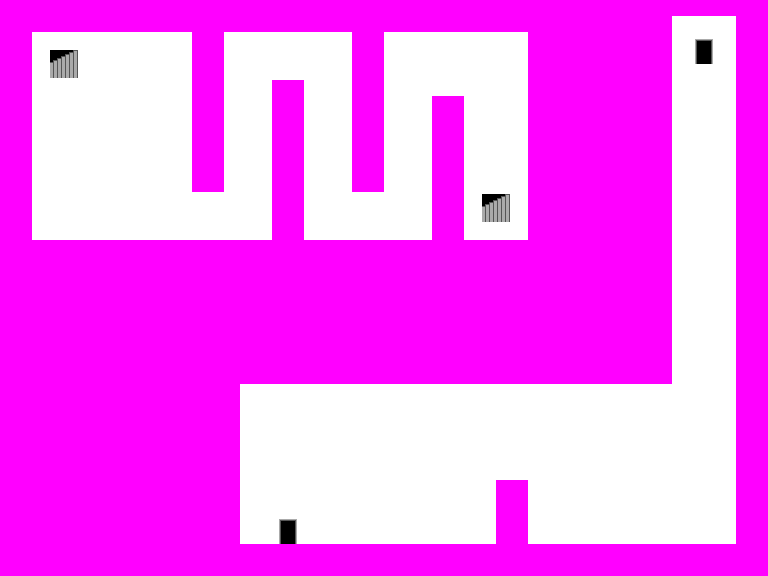

Tiled map render using the project's own tile images. Description and the whole map definition, tile-layer contents included, below:
An orthogonal 48x36 tile map with 16x16 px tiles, 1 tile layer (Tile Layer 1).

<map version="1.0" tiledversion="1.0.3" orientation="orthogonal" renderorder="right-down" width="48" height="36" tilewidth="16" tileheight="16" nextobjectid="1">
 <tileset firstgid="1" source="topdownplatform.tsx" />
 <layer name="Tile Layer 1" width="48" height="36">
  <data encoding="csv">
21,21,21,21,21,21,21,21,21,21,21,21,21,21,21,21,21,21,21,21,21,21,21,21,21,21,21,21,21,21,21,21,21,21,21,21,21,21,21,21,21,21,21,21,21,21,21,21,
21,21,21,21,21,21,21,21,21,21,21,21,21,21,21,21,21,21,21,21,21,21,21,21,21,21,21,21,21,21,21,21,21,21,21,21,21,21,21,21,21,21,1,1,1,1,21,21,
21,21,1,1,1,1,1,1,1,1,1,1,21,21,1,1,1,1,1,1,1,1,21,21,1,1,1,1,1,1,1,1,1,21,21,21,21,21,21,21,21,21,1,17,18,1,21,21,
21,21,1,4,5,1,1,1,1,1,1,1,21,21,1,1,1,1,1,1,1,1,21,21,1,1,1,1,1,1,1,1,1,21,21,21,21,21,21,21,21,21,1,22,23,1,21,21,
21,21,1,9,10,1,1,1,1,1,1,1,21,21,1,1,1,1,1,1,1,1,21,21,1,1,1,1,1,1,1,1,1,21,21,21,21,21,21,21,21,21,1,1,1,1,21,21,
21,21,1,1,1,1,1,1,1,1,1,1,21,21,1,1,1,21,21,1,1,1,21,21,1,1,1,1,1,1,1,1,1,21,21,21,21,21,21,21,21,21,1,1,1,1,21,21,
21,21,1,1,1,1,1,1,1,1,1,1,21,21,1,1,1,21,21,1,1,1,21,21,1,1,1,21,21,1,1,1,1,21,21,21,21,21,21,21,21,21,1,1,1,1,21,21,
21,21,1,1,1,1,1,1,1,1,1,1,21,21,1,1,1,21,21,1,1,1,21,21,1,1,1,21,21,1,1,1,1,21,21,21,21,21,21,21,21,21,1,1,1,1,21,21,
21,21,1,1,1,1,1,1,1,1,1,1,21,21,1,1,1,21,21,1,1,1,21,21,1,1,1,21,21,1,1,1,1,21,21,21,21,21,21,21,21,21,1,1,1,1,21,21,
21,21,1,1,1,1,1,1,1,1,1,1,21,21,1,1,1,21,21,1,1,1,21,21,1,1,1,21,21,1,1,1,1,21,21,21,21,21,21,21,21,21,1,1,1,1,21,21,
21,21,1,1,1,1,1,1,1,1,1,1,21,21,1,1,1,21,21,1,1,1,21,21,1,1,1,21,21,1,1,1,1,21,21,21,21,21,21,21,21,21,1,1,1,1,21,21,
21,21,1,1,1,1,1,1,1,1,1,1,21,21,1,1,1,21,21,1,1,1,21,21,1,1,1,21,21,1,1,1,1,21,21,21,21,21,21,21,21,21,1,1,1,1,21,21,
21,21,1,1,1,1,1,1,1,1,1,1,1,1,1,1,1,21,21,1,1,1,1,1,1,1,1,21,21,1,4,5,1,21,21,21,21,21,21,21,21,21,1,1,1,1,21,21,
21,21,1,1,1,1,1,1,1,1,1,1,1,1,1,1,1,21,21,1,1,1,1,1,1,1,1,21,21,1,9,10,1,21,21,21,21,21,21,21,21,21,1,1,1,1,21,21,
21,21,1,1,1,1,1,1,1,1,1,1,1,1,1,1,1,21,21,1,1,1,1,1,1,1,1,21,21,1,1,1,1,21,21,21,21,21,21,21,21,21,1,1,1,1,21,21,
21,21,21,21,21,21,21,21,21,21,21,21,21,21,21,21,21,21,21,21,21,21,21,21,21,21,21,21,21,21,21,21,21,21,21,21,21,21,21,21,21,21,1,1,1,1,21,21,
21,21,21,21,21,21,21,21,21,21,21,21,21,21,21,21,21,21,21,21,21,21,21,21,21,21,21,21,21,21,21,21,21,21,21,21,21,21,21,21,21,21,1,1,1,1,21,21,
21,21,21,21,21,21,21,21,21,21,21,21,21,21,21,21,21,21,21,21,21,21,21,21,21,21,21,21,21,21,21,21,21,21,21,21,21,21,21,21,21,21,1,1,1,1,21,21,
21,21,21,21,21,21,21,21,21,21,21,21,21,21,21,21,21,21,21,21,21,21,21,21,21,21,21,21,21,21,21,21,21,21,21,21,21,21,21,21,21,21,1,1,1,1,21,21,
21,21,21,21,21,21,21,21,21,21,21,21,21,21,21,21,21,21,21,21,21,21,21,21,21,21,21,21,21,21,21,21,21,21,21,21,21,21,21,21,21,21,1,1,1,1,21,21,
21,21,21,21,21,21,21,21,21,21,21,21,21,21,21,21,21,21,21,21,21,21,21,21,21,21,21,21,21,21,21,21,21,21,21,21,21,21,21,21,21,21,1,1,1,1,21,21,
21,21,21,21,21,21,21,21,21,21,21,21,21,21,21,21,21,21,21,21,21,21,21,21,21,21,21,21,21,21,21,21,21,21,21,21,21,21,21,21,21,21,1,1,1,1,21,21,
21,21,21,21,21,21,21,21,21,21,21,21,21,21,21,21,21,21,21,21,21,21,21,21,21,21,21,21,21,21,21,21,21,21,21,21,21,21,21,21,21,21,1,1,1,1,21,21,
21,21,21,21,21,21,21,21,21,21,21,21,21,21,21,21,21,21,21,21,21,21,21,21,21,21,21,21,21,21,21,21,21,21,21,21,21,21,21,21,21,21,1,1,1,1,21,21,
21,21,21,21,21,21,21,21,21,21,21,21,21,21,21,1,1,1,1,1,1,1,1,1,1,1,1,1,1,1,1,1,1,1,1,1,1,1,1,1,1,1,1,1,1,1,21,21,
21,21,21,21,21,21,21,21,21,21,21,21,21,21,21,1,1,1,1,1,1,1,1,1,1,1,1,1,1,1,1,1,1,1,1,1,1,1,1,1,1,1,1,1,1,1,21,21,
21,21,21,21,21,21,21,21,21,21,21,21,21,21,21,1,1,1,1,1,1,1,1,1,1,1,1,1,1,1,1,1,1,1,1,1,1,1,1,1,1,1,1,1,1,1,21,21,
21,21,21,21,21,21,21,21,21,21,21,21,21,21,21,1,1,1,1,1,1,1,1,1,1,1,1,1,1,1,1,1,1,1,1,1,1,1,1,1,1,1,1,1,1,1,21,21,
21,21,21,21,21,21,21,21,21,21,21,21,21,21,21,1,1,1,1,1,1,1,1,1,1,1,1,1,1,1,1,1,1,1,1,1,1,1,1,1,1,1,1,1,1,1,21,21,
21,21,21,21,21,21,21,21,21,21,21,21,21,21,21,1,1,1,1,1,1,1,1,1,1,1,1,1,1,1,1,1,1,1,1,1,1,1,1,1,1,1,1,1,1,1,21,21,
21,21,21,21,21,21,21,21,21,21,21,21,21,21,21,1,1,1,1,1,1,1,1,1,1,1,1,1,1,1,1,21,21,1,1,1,1,1,1,1,1,1,1,1,1,1,21,21,
21,21,21,21,21,21,21,21,21,21,21,21,21,21,21,1,1,1,1,1,1,1,1,1,1,1,1,1,1,1,1,21,21,1,1,1,1,1,1,1,1,1,1,1,1,1,21,21,
21,21,21,21,21,21,21,21,21,21,21,21,21,21,21,1,1,17,18,1,1,1,1,1,1,1,1,1,1,1,1,21,21,1,1,1,1,1,1,1,1,1,1,1,1,1,21,21,
21,21,21,21,21,21,21,21,21,21,21,21,21,21,21,1,1,22,23,1,1,1,1,1,1,1,1,1,1,1,1,21,21,1,1,1,1,1,1,1,1,1,1,1,1,1,21,21,
21,21,21,21,21,21,21,21,21,21,21,21,21,21,21,21,21,21,21,21,21,21,21,21,21,21,21,21,21,21,21,21,21,21,21,21,21,21,21,21,21,21,21,21,21,21,21,21,
21,21,21,21,21,21,21,21,21,21,21,21,21,21,21,21,21,21,21,21,21,21,21,21,21,21,21,21,21,21,21,21,21,21,21,21,21,21,21,21,21,21,21,21,21,21,21,21
</data>
 </layer>
</map>
